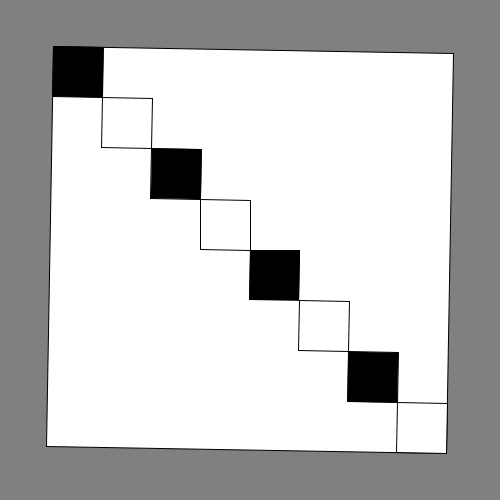
Frame 1 (no input)
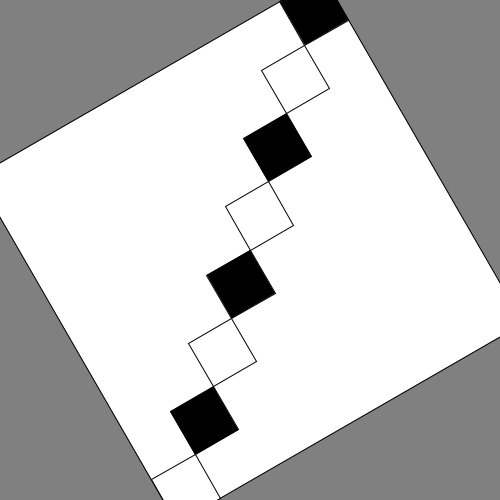
Frame 60 (the mouse pressed at the canvas centre just before this capture)
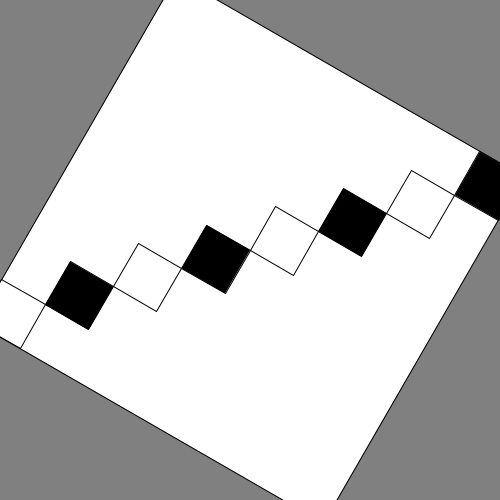
Frame 120 (the mouse held since frame 60 and released just before this capture)

The Processing sketch that drew these frames (run headless with seeded random() and noise(); from frame 60 on, the mouse is pressed at the canvas centre):

// Processing sketch: week06_5_processing_rotate_translate_rotate_chessboard
// ── week06_5_processing_rotate_translate_rotate_chessboard.pde
//week06_5_processing_rotate_translate_rotate_chessboard
//修改自week06_3_processing_rotate_translate_rotate_rect
//想要做一個會旋轉的迷宮(西洋棋的棋盤)
void setup(){
 size(500, 500); 
}
void draw(){
  background(128);//灰色背景
  translate(250, 250);//往右移、往下移(暫時註解掉,要做實驗)
  rotate(radians(frameCount));//持續轉動
  rect(-200, -200, 400, 400); //座標奇怪的四邊形
  for(int i =0;i<8;i++){//左手i對應y座標
    for(int j=0;j<8;j++){//右手j對應x座標
      if((i=j)%2==1)fill(255);//白色
      else fill(0);//黑色
      rect(j*50-200, i*50-200, 50, 50);//小格子
    }
  }
}
